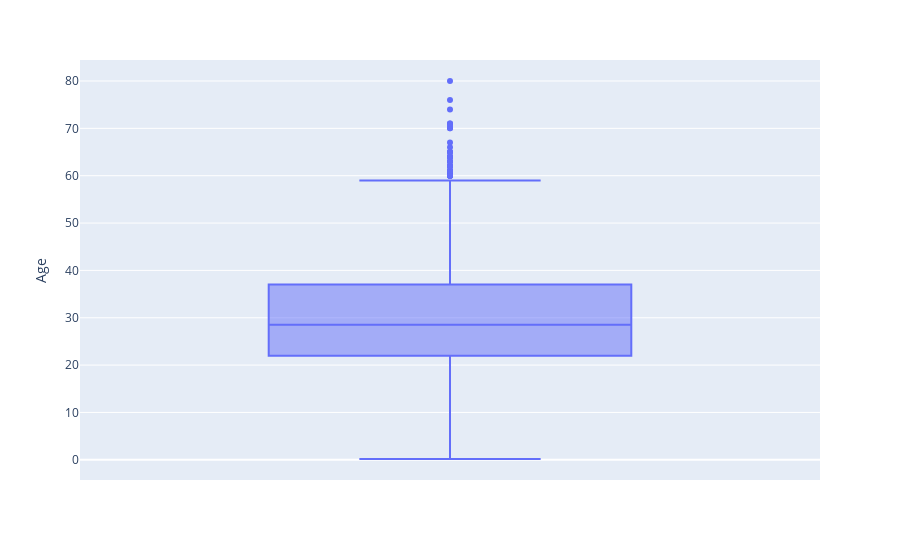

The code cell stored with this chart in its notebook:
### Code cell
import plotly.express as px
df = px.data.tips()
fig = px.box(titanic, y="Age")
fig.show()

### Figure 1 — Plotly figure (JSON) as saved in the notebook; plotly's stock layout.template omitted (floating-point values rounded to 4 significant figures; data arrays with more than 128 entries replaced by an {"elided": "..."} marker saying what was removed)
{"data": [{"alignmentgroup": "True", "hovertemplate": "Age=%{y}<extra></extra>", "legendgroup": "", "marker": {"color": "#636efa"}, "name": "", "notched": false, "offsetgroup": "", "orientation": "v", "showlegend": false, "type": "box", "x0": " ", "xaxis": "x", "y": {"elided": "1309 float values"}, "y0": " ", "yaxis": "y"}], "layout": {"boxmode": "group", "legend": {"tracegroupgap": 0}, "margin": {"t": 60}, "xaxis": {"anchor": "y", "domain": [0, 1]}, "yaxis": {"anchor": "x", "domain": [0, 1], "title": {"text": "Age"}}}}
